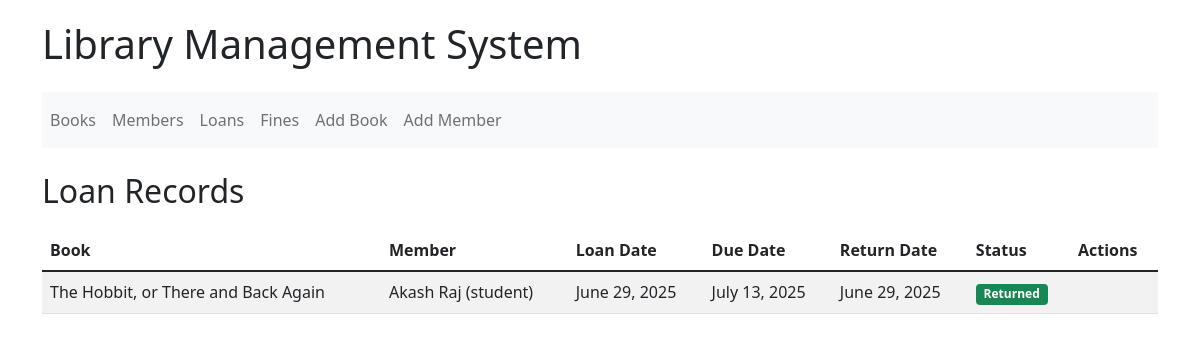
Screenshot of /loans/ with the database file from the repository.
### library/models.py (models this page shows, shortened)
class Loan(models.Model):
    STATUS_CHOICES = [
        ('borrowed', 'Borrowed'),
        ('returned', 'Returned')
    ]
    book = models.ForeignKey(Book, on_delete=models.CASCADE)
    member = models.ForeignKey(Member, on_delete=models.CASCADE)
    loan_date = models.DateField(default=date.today)
    due_date = models.DateField()
    return_date = models.DateField(blank=True, null=True)
    status = models.CharField(max_length=10, choices=STATUS_CHOICES, default='borrowed')

class Book(models.Model):
    title = models.CharField(max_length=255)
    author = models.CharField(max_length=255)
    isbn = models.CharField(max_length=13, unique=True)
    copies_total = models.IntegerField(default=1)
    copies_available = models.IntegerField(default=1)

class Member(models.Model):
    MEMBER_TYPE_CHOICES = [
        ('Student', 'Student'),
        ('Teacher', 'Teacher'),
    ]
    name = models.CharField(max_length=255)
    email = models.EmailField(unique=True)
    member_type = models.CharField(max_length=10, choices=MEMBER_TYPE_CHOICES, default='Student')

### library/views.py (the view)
# urls.py: path('loans/', views.loan_list, name='loan-list'),
def loan_list(request):
    loans = Loan.objects.all().order_by('-loan_date')
    return render(request, 'library/loan_list.html', {'loans': loans})

### library/templates/library/loan_list.html (shortened to what this page needs)
{% extends 'library/base.html' %}
{% block content %}
<h2>Loan Records</h2>
<table class="table table-striped">
    <thead class="thead-dark">
        <tr>
            <th>Book</th>
            <th>Member</th>
            <th>Loan Date</th>
            <th>Due Date</th>
            <th>Return Date</th>
            <th>Status</th>
            <th>Actions</th>
        </tr>
    </thead>
    <tbody>
        {% for loan in loans %}
        <tr>
            <td>{{ loan.book.title }}</td>
            <td>{{ loan.member.name }} ({{ loan.member.get_member_type_display }})</td>
            <td>{{ loan.loan_date }}</td>
            <td>{{ loan.due_date }}</td>
            <td>{{ loan.return_date|default:"-" }}</td>
            <td>
                {% if loan.status == 'borrowed' %}
                    <span class="badge bg-warning">Borrowed</span>
                {% elif loan.status == 'returned' %}
                    <span class="badge bg-success">Returned</span>
                {% endif %}
            </td>
            <td>
            </td>
        </tr>
        {% empty %}
        <tr>
            <td colspan="7" class="text-center">No loans found.</td>
        </tr>
        {% endfor %}
    </tbody>
</table>
{% endblock %}

### library/templates/library/base.html (style rules this page uses)
body { padding: 20px; }
.table { margin-top: 20px; }

### rows the page displays
Loan: book "The Hobbit, or There and Back Again", member.name "Akash Raj", member.member_type "student", loan_date "June 29, 2025", due_date "July 13, 2025", return_date "June 29, 2025", status "Returned"
